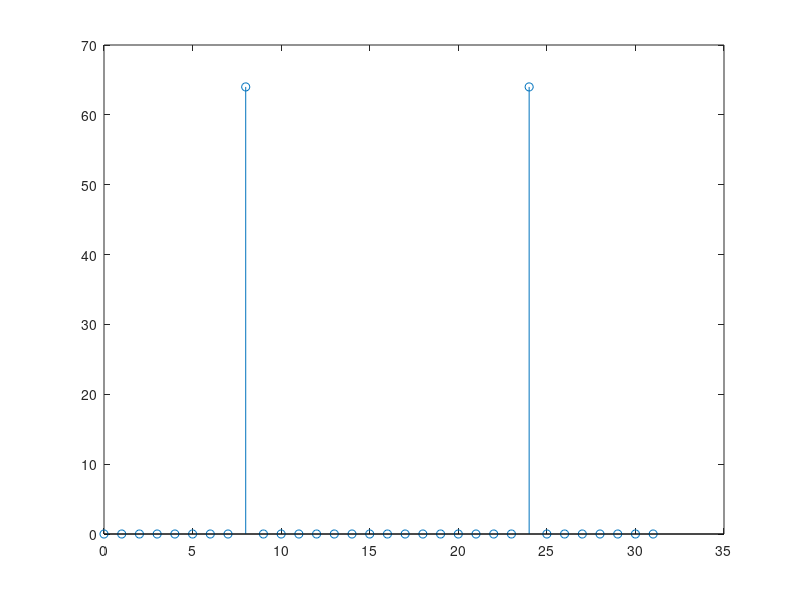

Source code (MATLAB):
%1.1
n = [0:31];
fs=8000;
A=4;
fx = 2000;
xn = A*cos(2*pi*fx*n/fs);
%1.2
DFTx = fft(xn);
figure
stem(n,abs(DFTx));
%1.3
%1.4
%15